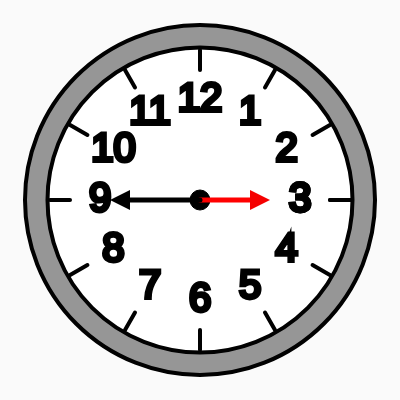
Frame 1 (no input)
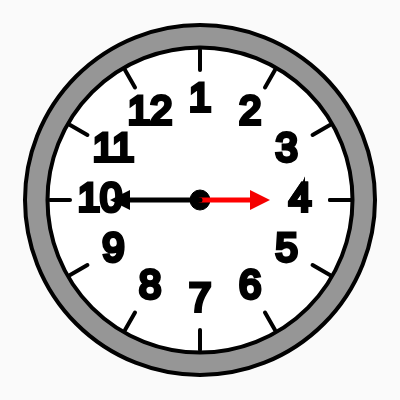
Frame 2 (the mouse pressed at the canvas centre, redrawn once)

The p5.js sketch that drew these frames (run headless with seeded random() and noise() and a simulated clock; the mouse was pressed at the canvas centre and the sketch redrawn once):

// p5.js sketch
// ── sketch.js

var raio = 150;
var raioDaHora = 130;
var raioDosNumeros = 100;
var cx, cy;
var px, py;
var destaque_theta;
var hora = 3;
var nl =0;


function setup() {
 createCanvas(400, 400);
 textAlign(CENTER, CENTER);
 // centro do desenho e do circulo
 cx = width / 2;
 cy = height / 2;
 // ângulo theta para arco de destaque
 // que é o mesmo theta para o ponto p
 destaque_theta = PI * 1,75;
 // coordenada do ponto p
 // transformado de coord polar para coord cartesiana
 // theta = PI * 1.75
 px = cos(destaque_theta) * raio;
 py = sin(destaque_theta) * raio;
  
 ppx = cos(destaque_theta) * raioDaHora;
 ppy = sin(destaque_theta) * raioDaHora;
  
 pppx = cos(destaque_theta) * raioDosNumeros;
 pppy = sin(destaque_theta) * raioDosNumeros;
 // corrige p(px,py) para p(px+cx,py+cy);
 px += cx;
 py += cy;
  
 ppx += cx;
 ppy += cy;
  
 pppx += cx;
 pppy += cy;
	
	noLoop();
  
}

function draw() {
	
 background(250);
 noFill();
 stroke(1);
	strokeWeight(4);
	fill(150, 150, 150);
 ellipse(cx, cy, 350);
	fill(255);
 ellipse(cx, cy, 305);
 fill(255);
 for (var angulo = 0; angulo <= 360; angulo += 30) {
   // transforma o angulo de
   // coord polar para coord cartesiana
   var x = cos(radians(angulo)) * raio;
   var y = sin(radians(angulo)) * raio;

   var xx = cos(radians(angulo)) * raioDaHora;
   var yy = sin(radians(angulo)) * raioDaHora;
   
   var xxx = cos(radians(angulo)) * raioDosNumeros;
   var yyy = sin(radians(angulo)) * raioDosNumeros;
   
   // desenha uma elipse na coord (x,y)
   // corrige (x,y) para (x+cx,y+cy)
	 line(x + cx, y + cy, xx+ cx, yy+cy);
   fill(0);
   textSize(40);

   text(hora, xxx + cx, yyy + cy);
	 noFill();
	 	if (hora<12){
			hora++;
			}
	 else{
	 	hora=1;
	 }
 }
	
 	// desenha uma elipse na coord (cx,cy)
  strokeWeight(1);
  fill(0);
 	ellipse(cx, cy, 20);
  noFill();
  fill(255);
  
  stroke(1);
  strokeWeight(5);
	stroke('red');
  line(cx, cy, cx + raioDosNumeros - 45, cy);
	stroke('black');
  line(cx, cy, pppx+30, pppy);  
  
  noStroke();
  fill(245,0,0);
  triangle(cx + raioDosNumeros - 30, cy, 250, cy + 10, 250, cy - 10);
	fill(0);
 	triangle(cx - raioDosNumeros + 10, cy, 130, cy + 10, 130, cy - 10);
}
